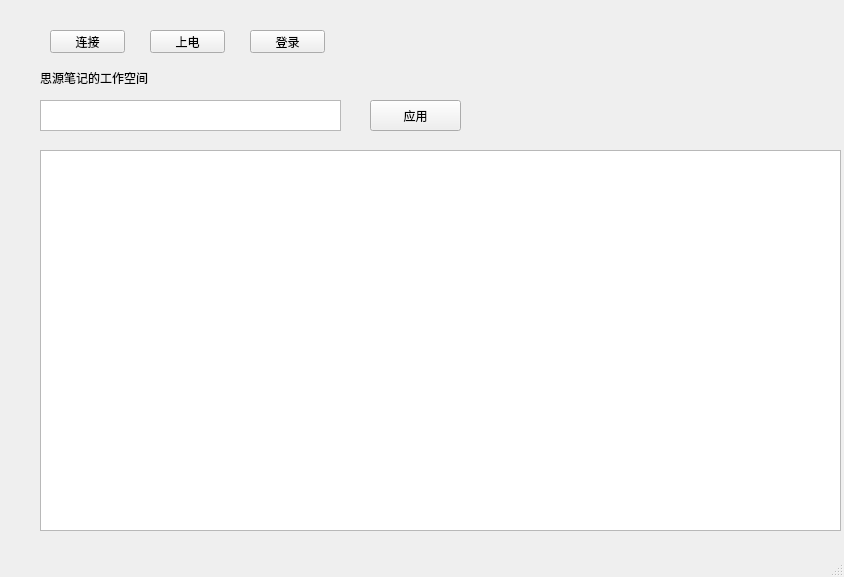
<?xml version="1.0" encoding="UTF-8"?>
<ui version="4.0">
 <class>MainWindow</class>
 <widget class="QMainWindow" name="MainWindow">
  <property name="geometry">
   <rect>
    <x>0</x>
    <y>0</y>
    <width>844</width>
    <height>577</height>
   </rect>
  </property>
  <property name="contextMenuPolicy">
   <enum>Qt::ActionsContextMenu</enum>
  </property>
  <property name="windowTitle">
   <string>MainWindow</string>
  </property>
  <widget class="QWidget" name="centralwidget">
   <widget class="QPushButton" name="btnConnect">
    <property name="geometry">
     <rect>
      <x>50</x>
      <y>30</y>
      <width>75</width>
      <height>23</height>
     </rect>
    </property>
    <property name="text">
     <string>连接</string>
    </property>
   </widget>
   <widget class="QPushButton" name="btnPower">
    <property name="geometry">
     <rect>
      <x>150</x>
      <y>30</y>
      <width>75</width>
      <height>23</height>
     </rect>
    </property>
    <property name="text">
     <string>上电</string>
    </property>
   </widget>
   <widget class="QPushButton" name="btnLogin">
    <property name="geometry">
     <rect>
      <x>250</x>
      <y>30</y>
      <width>75</width>
      <height>23</height>
     </rect>
    </property>
    <property name="text">
     <string>登录</string>
    </property>
   </widget>
   <widget class="QPlainTextEdit" name="plainTextEdit">
    <property name="geometry">
     <rect>
      <x>40</x>
      <y>100</y>
      <width>301</width>
      <height>31</height>
     </rect>
    </property>
   </widget>
   <widget class="QLabel" name="label">
    <property name="geometry">
     <rect>
      <x>40</x>
      <y>70</y>
      <width>191</width>
      <height>16</height>
     </rect>
    </property>
    <property name="text">
     <string>思源笔记的工作空间</string>
    </property>
   </widget>
   <widget class="QTextBrowser" name="textBrowser">
    <property name="geometry">
     <rect>
      <x>40</x>
      <y>150</y>
      <width>801</width>
      <height>381</height>
     </rect>
    </property>
   </widget>
   <widget class="QPushButton" name="pushButton">
    <property name="geometry">
     <rect>
      <x>370</x>
      <y>100</y>
      <width>91</width>
      <height>31</height>
     </rect>
    </property>
    <property name="text">
     <string>应用</string>
    </property>
   </widget>
  </widget>
  <widget class="QMenuBar" name="menubar">
   <property name="geometry">
    <rect>
     <x>0</x>
     <y>0</y>
     <width>844</width>
     <height>22</height>
    </rect>
   </property>
  </widget>
  <widget class="QStatusBar" name="statusbar"/>
  <action name="actionNew">
   <property name="text">
    <string>New</string>
   </property>
  </action>
  <action name="actionOpen">
   <property name="text">
    <string>Open</string>
   </property>
  </action>
 </widget>
 <resources/>
 <connections/>
</ui>
